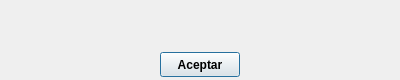
<?xml version="1.0" encoding="UTF-8"?>
<ui version="4.0">
 <class>msg_Dialog</class>
 <widget class="QDialog" name="msg_Dialog">
  <property name="geometry">
   <rect>
    <x>0</x>
    <y>0</y>
    <width>400</width>
    <height>80</height>
   </rect>
  </property>
  <property name="windowTitle">
   <string/>
  </property>
  <widget class="QPushButton" name="aceptar_pushButton">
   <property name="geometry">
    <rect>
     <x>160</x>
     <y>52</y>
     <width>80</width>
     <height>25</height>
    </rect>
   </property>
   <property name="font">
    <font>
     <weight>75</weight>
     <bold>true</bold>
    </font>
   </property>
   <property name="text">
    <string>Aceptar</string>
   </property>
  </widget>
  <widget class="QLabel" name="msg_Label">
   <property name="geometry">
    <rect>
     <x>-1</x>
     <y>10</y>
     <width>401</width>
     <height>40</height>
    </rect>
   </property>
   <property name="font">
    <font>
     <pointsize>9</pointsize>
     <weight>75</weight>
     <bold>true</bold>
    </font>
   </property>
   <property name="text">
    <string/>
   </property>
   <property name="alignment">
    <set>Qt::AlignCenter</set>
   </property>
  </widget>
 </widget>
 <resources/>
 <connections>
  <connection>
   <sender>aceptar_pushButton</sender>
   <signal>clicked()</signal>
   <receiver>msg_Dialog</receiver>
   <slot>close()</slot>
   <hints>
    <hint type="sourcelabel">
     <x>199</x>
     <y>82</y>
    </hint>
    <hint type="destinationlabel">
     <x>199</x>
     <y>49</y>
    </hint>
   </hints>
  </connection>
 </connections>
</ui>
